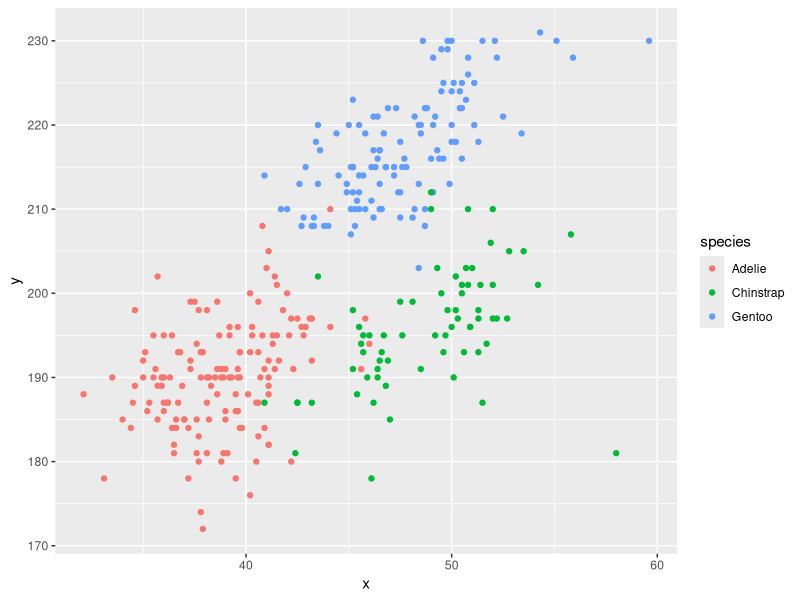
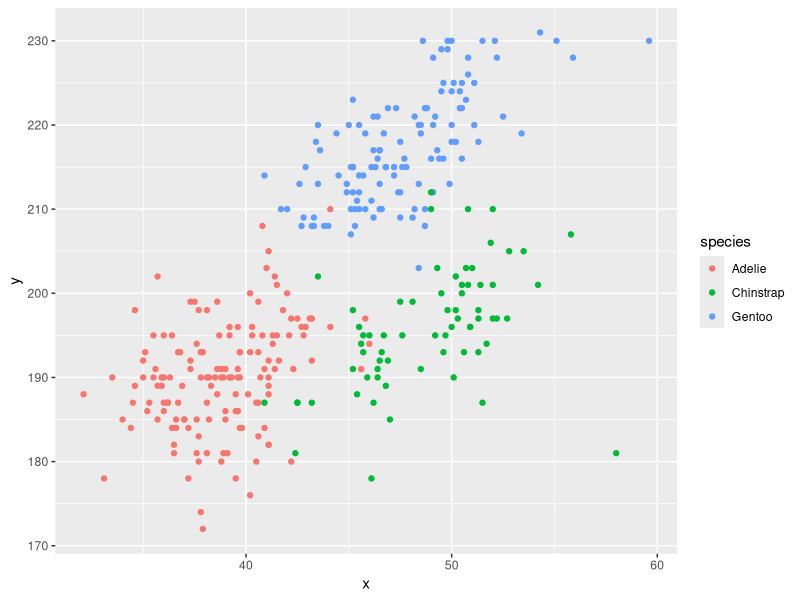

These charts were generated, in order, by the following R code:
## ---- chunk 1
library(tidyverse)
## ---- chunk 2
prob1_df = tibble(
  samp = rnorm(10),
  samp_gt_0 = samp > 0,
  char_vec = c("a", "b", "c", "d", "e", "f", "g", "h", "i", "j"),
  factor_vec = factor(c("hard", "hard", "hard", "normal", "normal", "normal", "normal", "easy", "easy", "easy"))
)

## ---- chunk 3
mean(pull(prob1_df, samp))
mean(pull(prob1_df, samp_gt_0))
mean(pull(prob1_df, char_vec))
mean(pull(prob1_df, factor_vec))
## ---- chunk 4
as.numeric(pull(prob1_df, samp_gt_0))
as.numeric(pull(prob1_df, char_vec))
as.numeric(pull(prob1_df, factor_vec))
## ---- chunk 5
as.numeric(pull(prob1_df, samp_gt_0)) * pull(prob1_df, samp)
as.numeric(pull(prob1_df, factor_vec)) * pull(prob1_df, samp)
as.numeric(as.factor(pull(prob1_df, samp_gt_0))) * pull(prob1_df, samp)
## ---- chunk 6
ds = data("penguins", package = "palmerpenguins")
## ---- chunk 7
summary(penguins)
## ---- chunk 8
data = na.omit(penguins)
## ---- chunk 9
plot_df = tibble(
  x = pull(data, bill_length_mm),
  y = pull(data, flipper_length_mm),
  species = pull(data, species)
)

ggplot(plot_df, aes(x = x, y = y, color = species)) + geom_point()

ggsave("scatter_plot.pdf", height = 6, width = 6)
